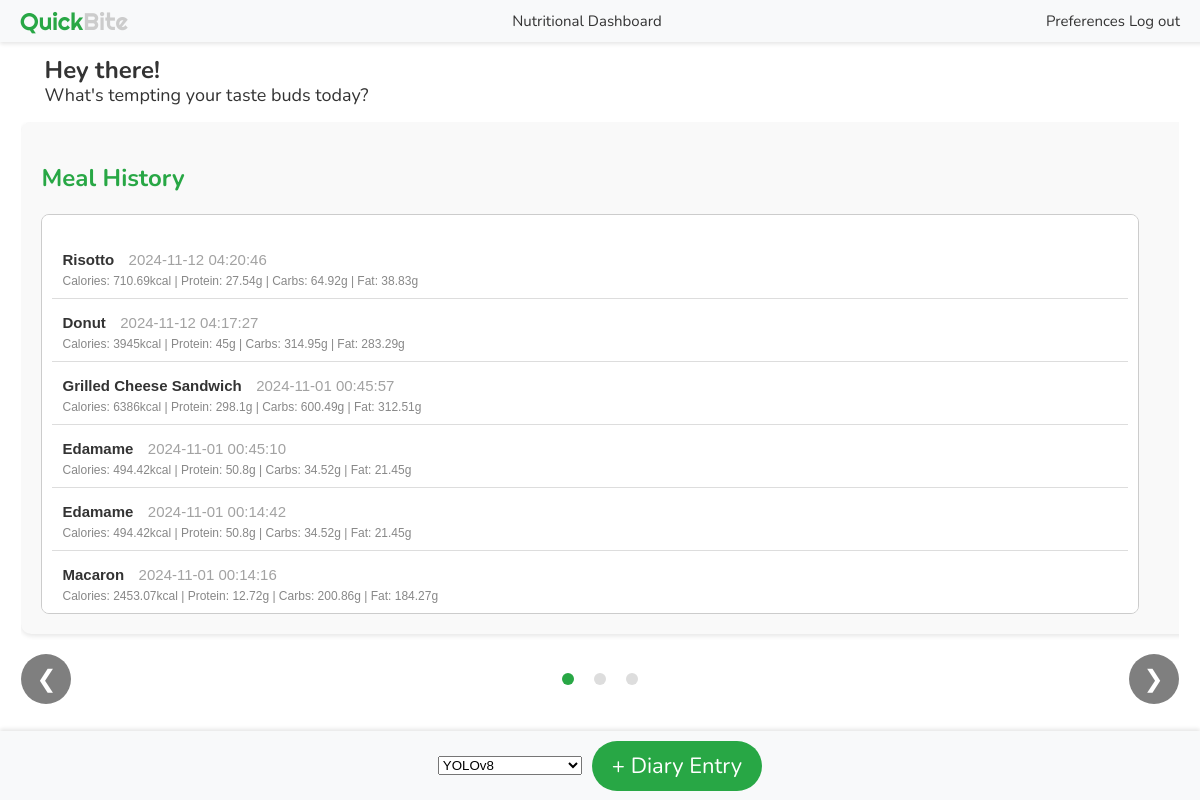
Page /dashboard (signed in) on the earlier database version.
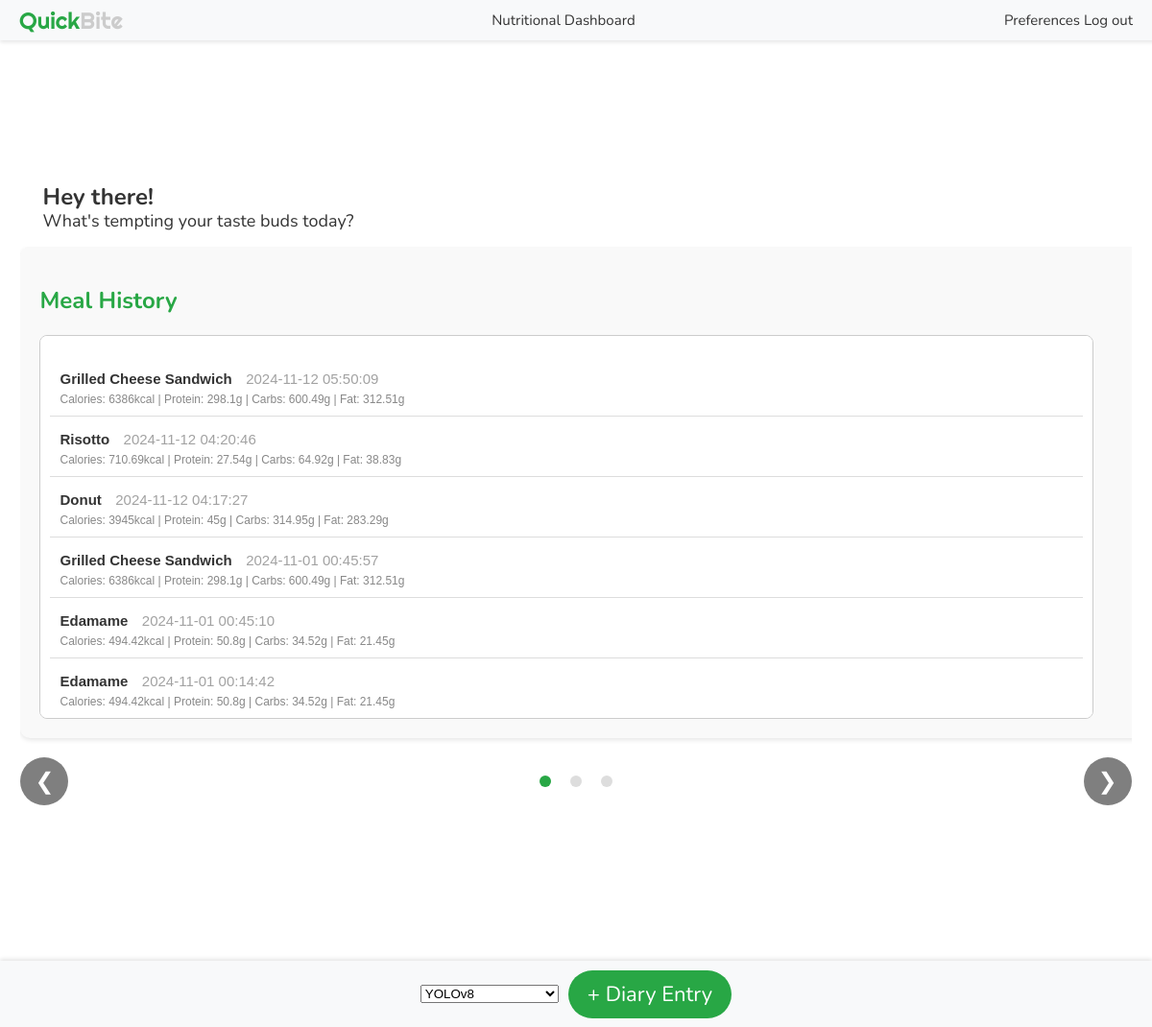
Same page on the later database version.
### tables this page shows
CREATE TABLE diary_meal_entries (
    id INTEGER PRIMARY KEY AUTOINCREMENT,
    user_id INTEGER NOT NULL,           -- Foreign key to reference users table
    meal_name TEXT NOT NULL,   
    SUGAR_added_g INTEGER,
    CA_mg INTEGER,
    CHOCDF_net_g INTEGER,
    CHOCDF_g INTEGER,
    CHOLE_mg INTEGER,
    ENERC_KCAL_kcal INTEGER,
    FAMS_g INTEGER,
    FAPU_g INTEGER,
    FASAT_g INTEGER,
    FATRN_g INTEGER,
    FIBTG_g INTEGER,
    FOLDFE_microg INTEGER,
    FOLFD_microg INTEGER,
    FOLAC_microg INTEGER,
    FE_mg INTEGER,
    MG_mg INTEGER,
    NIA_mg INTEGER,
    P_mg INTEGER,
    K_mg INTEGER,
    PROCNT_g INTEGER,
    RIBF_mg INTEGER,
    NA_mg INTEGER,
    SUGAR_ALCOHOL_g INTEGER,
    SUGAR_g INTEGER,
    THIA_mg INTEGER,
    FAT_g INTEGER,
    VITA_RAE_microg INTEGER,
    VITB12_microg INTEGER,
    VITB6A_mg INTEGER,
    VITC_mg INTEGER,
    VITD_microg INTEGER,
    TOCPHA_mg INTEGER,
    VITK_microg INTEGER,
    WATER_g INTEGER,
    ZN_mg INTEGER,
    timestamp TEXT NOT NULL              -- Timestamp when the meal was logged
, path_to_image TEXT, serving_count integer);

### app.py (the view)
@app.route("/dashboard")
@login_required
def dashboard():
    db = get_db()
    cursor = db.cursor()
    cursor.execute(
        """SELECT *, ENERC_KCAL_kcal as calories,
                   PROCNT_g as protein, CHOCDF_g as carbs, FAT_g as fat, timestamp FROM diary_meal_entries
                   WHERE user_id = ? ORDER BY datetime(timestamp) DESC""",
        (current_user.id,),
    )
    meals = cursor.fetchall()
    seven_days_ago = datetime.now() - timedelta(days=7)
    cursor.execute(
        """
        SELECT strftime('%Y-%m-%d', timestamp) AS day,
               SUM(ENERC_KCAL_kcal) AS calories,
               SUM(PROCNT_g) as protein,
               SUM(CHOCDF_g) as carbs,
               SUM(FAT_g) as fat
        FROM diary_meal_entries
        WHERE user_id = ? AND timestamp >= ?
        GROUP BY day
        ORDER BY day DESC
    """,
        (current_user.id, seven_days_ago),
    )
    meals_last_7_days = cursor.fetchall()
    db.close()
    return render_template(
        "dashboard.html",
        user=current_user,
        meals=meals,
        user_id=current_user.id,
        meals_last_7_days=json.dumps(meals_last_7_days),
    )

### app.py (called while the page is built)
def get_db():
    if "db" not in g:
        g.db = sqlite3.connect("database.db")
    return g.db

@login_manager.user_loader
def load_user(user_id):
    db = get_db()
    cursor = db.cursor()
    cursor.execute("SELECT * FROM users WHERE id = ?", (user_id,))
    user_data = cursor.fetchone()
    if user_data:
        return User(*user_data)
    return None

### templates/dashboard.html (shortened to what this page needs)
<!DOCTYPE html>
<html lang="en">
<head>
    <link rel="stylesheet" href="{{ url_for('static', filename='css/style.css') }}">
</head>
<body class="no-background">
    <div class="header-bar">
        <div class="left" id="title-refresh">
            <span style="color: #28a745;">Quick</span><span style="color: #cccccc;">Bite</span>
        </div>
        <div class="center">Nutritional Dashboard</div>
        <div class="right">
            <a href="{{ url_for('preferences') }}" style="text-decoration: none; color: inherit;">Preferences</a>
            <a href="{{ url_for('logout') }}" style="text-decoration: none; color: inherit;">Log out</a>
        </div>
    </div>
    <div class="grid-layout">
        <p class="greeting-text">
            <span class="greeting-main">Hey there!</span><span class="greeting-sub">What's tempting your taste buds
                today?</span>
        </p>
        <div class="carousel-container">
            <div class="carousel">
                <div class="carousel-item">
                    <h2>Meal History</h2>
                    <div class="meal-list">
                        <ul>
                            {% for meal in meals %}
                            <li data-meal-id="{{ meal[0] }}">
                                <span class="meal-name">{{ meal[2] }}</span>
                                <span class="meal-time">{{ meal[-1] }}</span><br>
                                <span class="meal-info">
                                    Calories: {{ meal[8] }}kcal | Protein: {{ meal[22] }}g | Carbs: {{ meal[6] }}g |
                                    Fat: {{ meal[28] }}g
                                </span>
                            </li>
                            {% else %}
                            <li>No meals recorded yet.</li>
                            {% endfor %}
                        </ul>
                    </div>
                </div>
        </div>
        <div class="carousel-controls">
            <button class="carousel-prev" onclick="prevSlide()">&#10094;</button>
            <div class="carousel-indicators">
                <span class="indicator active" onclick="showSlide(0)"></span>
                <span class="indicator" onclick="showSlide(1)"></span>
                <span class="indicator" onclick="showSlide(2)"></span>
            </div>
            <button class="carousel-next" onclick="nextSlide()">&#10095;</button>
        </div>
    </div>
    </div>
    <div class="bottom-bar">
        <form id="uploadForm" action="/upload" method="POST" enctype="multipart/form-data">
            <select id="model-select" name="model">
                <option value="yolov8">YOLOv8</option>
            </select>
        </form>
        <button class="add-diary-button" onclick="triggerFileUpload()">+ Diary Entry</button>
    </div>
</body>
</html>

### static/css/style.css (style rules this page uses)
body { font-family: 'Nunito', sans-serif; background-size: cover; background-position: center; animation: fadeBackground 30s infinite; color: #333; margin: 0; padding: 0; display: flex; justify-content: center; align-items: center; height: 100vh; animation-timing-function:cubic-bezier(0.895, 0.03, 0.685, 0.22) }
h2 { color: #333; font: 24px 'Righteous'; color: #28a745; margin-bottom: 20px; }
p { font-family: 'nunito', sans-serif; color: #a2a2a2; }
button { width: 100%; padding: 10px; background-color: #888888; color: white; border: none; border-radius: 4px; cursor: pointer; margin: 10px 0; }
a { color: #888888; text-decoration: none; }
.meal-list { background-color: #fff; height: auto; overflow-y: auto; border: 1px solid #ccc; padding: 10px; border-radius: 8px; max-width: 32%; min-height: 400px; box-sizing: border-box; }
.meal-list ul { padding: 0; list-style-type: none; }
.meal-list li { padding: 10px; margin: 5px 0; border-bottom: 1px solid #ddd; }
.no-background { background: none !important; }
.header-bar { position: fixed; top: 0; left: 0; width: 100%; height: 42px; background-color: #f8f9fa; display: flex; justify-content: space-between; align-items: center; padding: 0 20px; box-shadow: 0 2px 4px rgba(0, 0, 0, 0.1); z-index: 1000; }
.header-bar .left { font-family: 'Righteous', sans-serif; font-size: 24px; }
.header-bar .center { font-family: 'nunito', sans-serif; font-size: 15px; text-align: center; flex: 1; }
.header-bar .right { font-family: 'nunito', sans-serif; font-size: 15px; text-align: right; padding-right: 40px; }
.bottom-bar { position: fixed; bottom: 0; left: 0; width: 100%; height: 69px; background-color: #f8f9fa; display: flex; justify-content: center; align-items: center; gap: 10px; box-shadow: 0 -2px 4px rgba(0, 0, 0, 0.1); z-index: 1000; }
.add-diary-button { background-color: #28a745; border: none; padding: 10px 20px; font-size: 22px; border-radius: 69px; width: auto; font-family: 'nunito', sans-serif; cursor: pointer; }
.meal-name { font-weight: bold; font-size: 15px; }
.meal-time { color: #a2a2a2; font-size: 15px; margin-left: 10px; }
.meal-info { color: #888888; font-size: 12px; display: block; margin-top: 5px; }
.greeting-text { display: block; font-family: 'Nunito', sans-serif; font-size: 18px; text-align: left; color: #333; padding-left: 2%; }
.greeting-main { font-size: 24px; font-weight: bold; display: block; }
.grid-layout { display: grid; grid-template-columns: 1fr; grid-template-rows: auto auto; padding: 20px; max-width: 1400px; margin: 0 auto; }
.greeting-sub { font-size: 18px; display: block; line-height: 1; }
.carousel-container { position: relative; max-width: 1200px; margin: 0 auto; overflow: hidden; padding-bottom: 50px; }
.carousel-container { position: relative; margin: 0 auto; overflow: hidden; }
.carousel { display: flex; transition: transform 0.5s ease-in-out; width: 300%; }
.carousel-item { min-width: 100%; box-sizing: border-box; padding: 20px; background-color: #f9f9f9; border-radius: 10px; box-shadow: 0 2px 5px rgba(0, 0, 0, 0.1); }
.carousel-controls { display: flex; justify-content: space-between; align-items: center; margin-top: 10px; width: 100%; }
.carousel-prev, .carousel-next { background-color: rgba(0, 0, 0, 0.5); color: white; border: none; padding: 10px; cursor: pointer; font-size: 24px; border-radius: 50%; width: 50px; height: 50px; transition: background-color 0.3s ease; display: flex; justify-content: center; align-items: center; }
.carousel-indicators { position: absolute; left: 50%; transform: translateX(-50%); display: flex; justify-content: center; align-items: center; gap: 10px; }
.indicator { display: inline-block; width: 12px; height: 12px; margin: 0 5px; background-color: #ddd; border-radius: 50%; cursor: pointer; }
.indicator.active { background-color: #28a745; }
.carousel-item h2 { font-family: 'Nunito', sans-serif; font-weight: 700; font-size: 24px; color: #28a745; margin-bottom: 20px; }
#title-refresh { cursor: pointer; }

### templates/dashboard.html (style rules this page uses)
body { font-family: Arial, sans-serif; }
.meal-list { height: 300px; overflow-y: scroll; }

Differences in the rows shown:
no longer on this page (row unchanged): diary_meal_entries: meal_name "Macaron", timestamp "2024-11-01 00:14:16", ENERC_KCAL_kcal "2453.07", PROCNT_g "12.72", CHOCDF_g "200.86", FAT_g "184.27"
added diary_meal_entries: meal_name "Grilled Cheese Sandwich", timestamp "2024-11-12 05:50:09", ENERC_KCAL_kcal "6386", PROCNT_g "298.1", CHOCDF_g "600.49", FAT_g "312.51"
